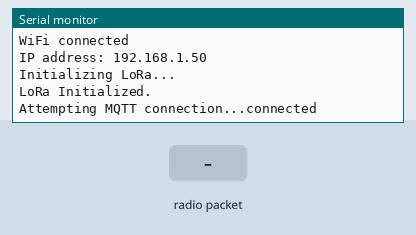
This sketch was run on a simulated ESP32. On the bench: the last lines printed to the serial monitor. The test bench sets the inputs (shaded band). WiFi joins after 1.5 s; servers stay silent unless stated; random numbers use the default seed unless the sketch sets one; no radio packets arrive unless stated; no MQTT or app messages arrive unless stated.

Above: at 2.7 s.
2.8 s: radio packet "undefined" arrives
At 3.6 s:
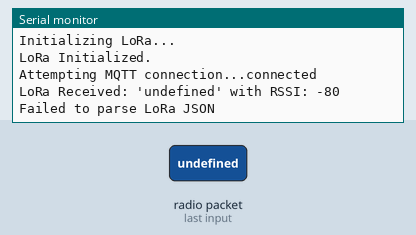
4.3 s: radio packet "1" arrives
At 4.8 s:
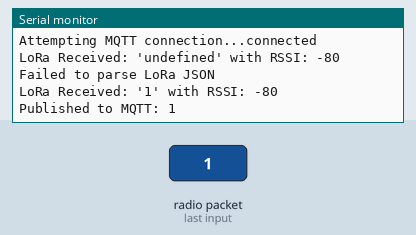

The sketch:

Receiver.ino
```cpp
#include <SPI.h>
#include <LoRa.h>
#include <WiFi.h>
#include <PubSubClient.h>
#include <Arduino_JSON.h>

// --- CHANGE THIS (WiFi) ---
const char* ssid = "Your Wifi";
const char* password = "Your Password";
// -----------------

// --- LORA PINS (MATCHING YOUR WIRING) ---
#define LORA_SS    5  // GPIO5 (D5) -> NSS
#define LORA_RST   14 // GPIO14 (D14) -> RST
#define LORA_DIO0  2  // GPIO2 (D2) -> DIO0
// -----------------

// MQTT Broker Details
const char* mqtt_server = "broker.hivemq.com";
const int mqtt_port = 1883;
const char* mqtt_topic = "esp32/workshop/data"; // MQTT Topic

WiFiClient espClient;
PubSubClient client(espClient);

// Global variables to hold LoRa messages
volatile bool loraDataReceived = false;
String loraMessage = "";
int loraRssi = 0;

void setup_wifi() {
  delay(10);
  Serial.println();
  Serial.print("Connecting to ");
  Serial.println(ssid);
  WiFi.begin(ssid, password);
  while (WiFi.status() != WL_CONNECTED) {
    delay(500);
    Serial.print(".");
  }
  Serial.println("");
  Serial.println("WiFi connected");
  Serial.print("IP address: ");
  Serial.println(WiFi.localIP());
}

void reconnect() {
  while (!client.connected()) {
    Serial.print("Attempting MQTT connection...");
    String clientId = "ESP32-Gateway-";
    clientId += String(random(0xffff), HEX);
    if (client.connect(clientId.c_str())) {
      Serial.println("connected");
    } else {
      Serial.print("failed, rc=");
      Serial.print(client.state());
      Serial.println(" try again in 5 seconds");
      delay(5000);
    }
  }
}

// NEW FUNCTION: Called when a LoRa packet is received
void onReceive(int packetSize) {
  if (packetSize == 0) return; // No packet received

  // Read packet
  loraMessage = "";
  while (LoRa.available()) {
    loraMessage += (char)LoRa.read();
  }

  loraRssi = LoRa.packetRssi();
  loraDataReceived = true; // Set flag indicating we have new data

  Serial.print("LoRa Received: '");
  Serial.print(loraMessage);
  Serial.print("' with RSSI: ");
  Serial.println(loraRssi);
}

void setup() {
  Serial.begin(115200);
  while (!Serial); // Wait for serial monitor
  Serial.println("LoRa MQTT Gateway");

  // Setup WiFi and MQTT
  setup_wifi();
  client.setServer(mqtt_server, mqtt_port);

  // Setup LoRa
  Serial.println("Initializing LoRa...");
  LoRa.setPins(LORA_SS, LORA_RST, LORA_DIO0);

  if (!LoRa.begin(433E6)) { // Must match the Transmitter frequency
    Serial.println("Starting LoRa failed!");
    while (1);
  }
  Serial.println("LoRa Initialized.");

  // Set receiver mode and register callback function
  LoRa.onReceive(onReceive);
  LoRa.receive();
}

void loop() {
  if (!client.connected()) {
    reconnect();
  }
  client.loop();

  // Check if there is new LoRa data (from onReceive function)
  if (loraDataReceived) {
    loraDataReceived = false; // Reset flag

    // --- Parse JSON from LoRa ---
    JSONVar loraData = JSON.parse(loraMessage);

    if (JSON.typeof(loraData) == "undefined") {
      Serial.println("Failed to parse LoRa JSON");
      LoRa.receive(); // Return to receive mode
      return;
    }

    // Add RSSI data to the JSON object
    loraData["rssi"] = loraRssi;

    // Convert back to string to send to MQTT
    String mqttPayload = JSON.stringify(loraData);

    // Publish complete JSON to MQTT
    if (client.publish(mqtt_topic, mqttPayload.c_str())) {
      Serial.print("Published to MQTT: ");
      Serial.println(mqttPayload);
    } else {
      Serial.println("MQTT Publish Failed.");
    }

    // Return LoRa to receive mode
    LoRa.receive();
  }
}
```

Measured:
- after the input at 2.8 s, the serial monitor: prints a new line at once (image 1)
- after the input at 4.3 s, the serial monitor: prints a new line at once (image 2)
